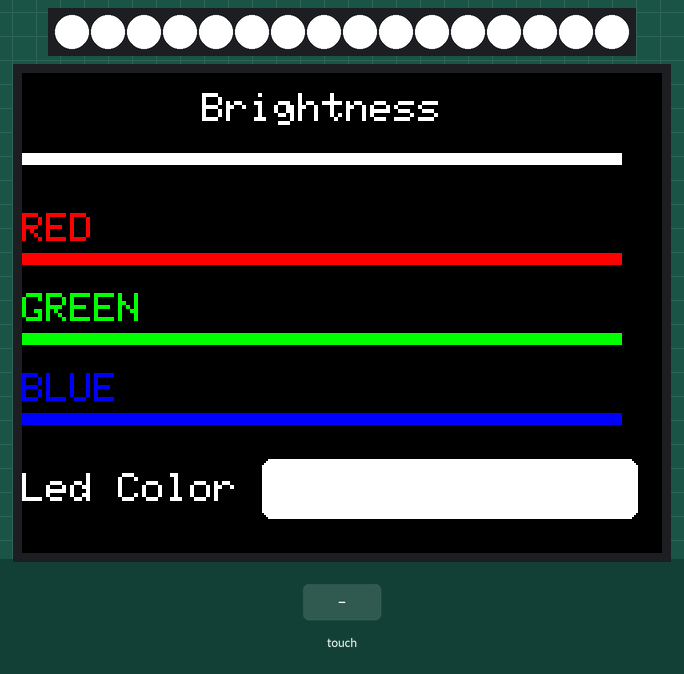
This sketch was run on a simulated Arduino Uno, built with avr-gcc and run on an emulated ATmega328P. On the bench: 16 RGB LEDs in strip order, left to right, 320×240 colour display. The test bench sets the inputs (shaded band).

Above: at 1.3 s.
1.4 s: touch panel pressed at 38 % / 10 % of its raw x / y range
3.0 s: touch panel pressed at 38 % / 30 % of its raw x / y range
At 4.3 s:
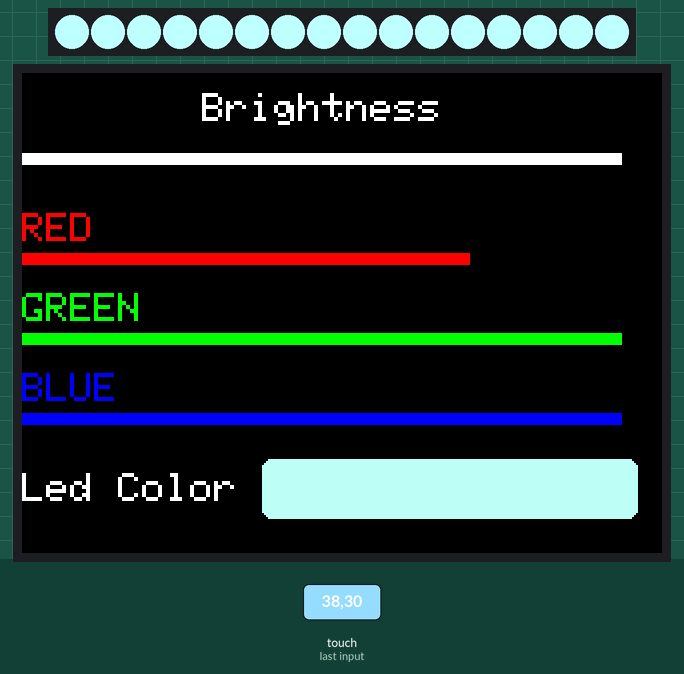
4.6 s: touch panel pressed at 38 % / 50 % of its raw x / y range
At 5.5 s:
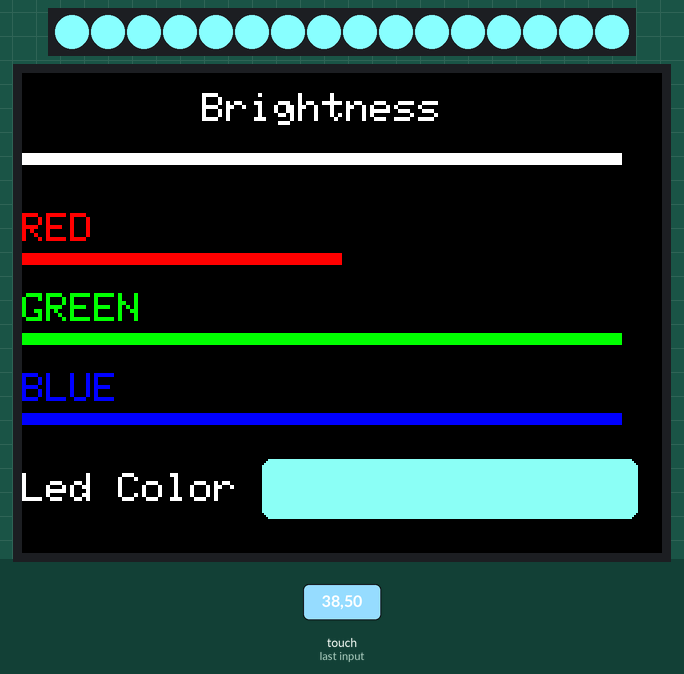
6.2 s: touch panel pressed at 38 % / 70 % of its raw x / y range
At 7.5 s:
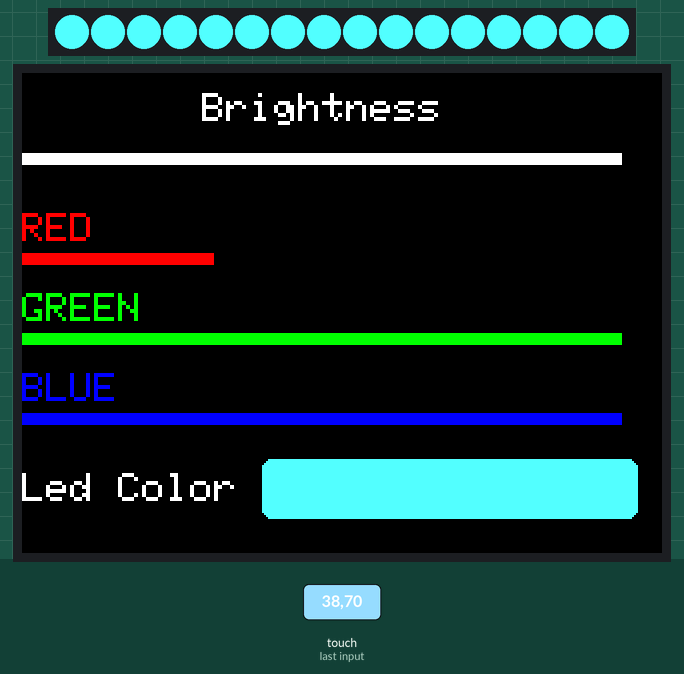
7.8 s: touch panel pressed at 38 % / 90 % of its raw x / y range
At 9.0 s:
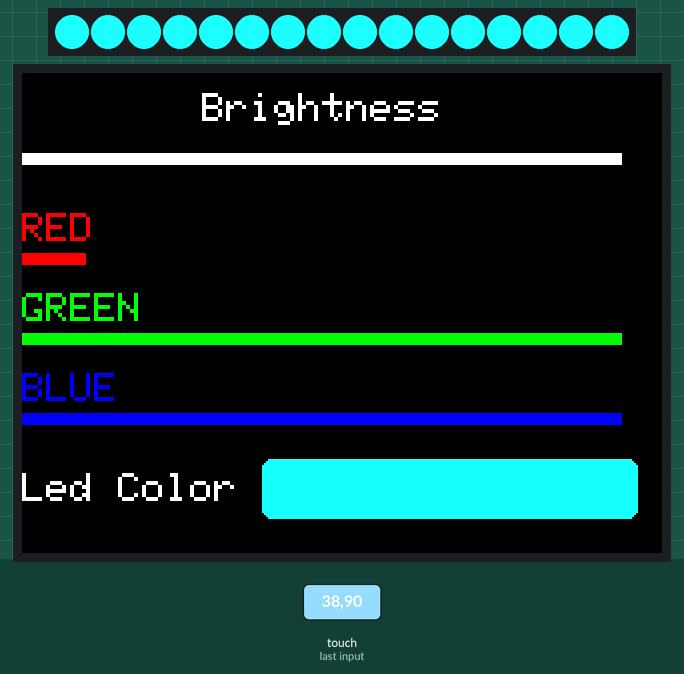
9.4 s: touch panel pressed at 38 % / 10 % of its raw x / y range
At 10.8 s:
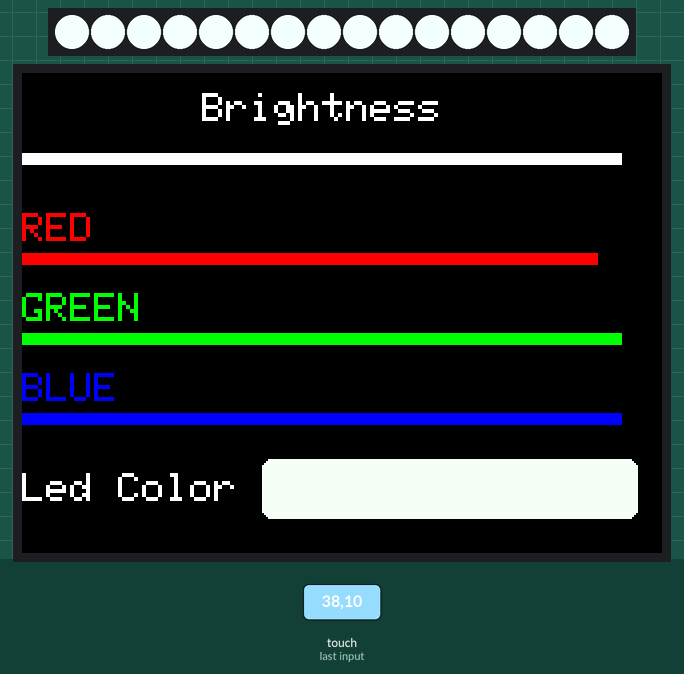
Timing chart, 0 to 12.0 s (numbered marks = the images above; inputs shaded):
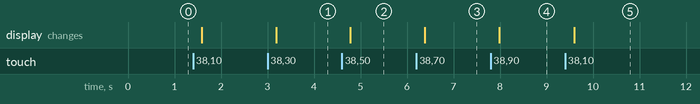

The sketch:

code.ino
```cpp
#include <Adafruit_GFX.h>
#include <SPI.h>
#include <Adafruit_ILI9341.h>
#include <Arduino.h>
#include <Adafruit_FT6206.h>
#include <Adafruit_NeoPixel.h>
#include <map>
#include <cmath>
using namespace std;

#define NUMPIXELS 16
#define NEO_PIN 14

Adafruit_NeoPixel pixels(NUMPIXELS, NEO_PIN, NEO_GRB + NEO_KHZ800);

#define TFT_DC 12
#define TFT_CS 13

Adafruit_ILI9341 tft = Adafruit_ILI9341(TFT_CS, TFT_DC);
Adafruit_FT6206 ts = Adafruit_FT6206();


int brightnessBarY = 40;
int redBarY = 90;
int greenBarY = 130;
int blueBarY = 170;

String bar;

int R,G,B,BRIGHT;

boolean tolerateFirstOutBound = false;

int red[8],green[8],blue[8];

std::map<string, string> bin_hex;

void setup() {
  bin_hex["0000"] = "0";
  bin_hex["0001"] = "1";
  bin_hex["0010"] = "2";
  bin_hex["0011"] = "3";
  bin_hex["0100"] = "4";
  bin_hex["0101"] = "5";
  bin_hex["0110"] = "6";
  bin_hex["0111"] = "7";
  bin_hex["1000"] = "8";
  bin_hex["1001"] = "9";
  bin_hex["1010"] = "A";
  bin_hex["1011"] = "B";
  bin_hex["1100"] = "C";
  bin_hex["1101"] = "D";
  bin_hex["1110"] = "E";
  bin_hex["1111"] = "F";

  Serial.begin(115200);

  pixels.begin();
  tft.begin();
  ts.begin();

  tft.setRotation(1);
  tft.setTextSize(2);

  display();

  R = 255;
  G = 255;
  B = 255;
  BRIGHT = 255;

  pixels.setBrightness(BRIGHT);
}

void loop() {


  if(ts.touched()){
    barClicked();
    if(bar=="red"){
      modulateRed();
    }else if(bar=="green"){
      modulateGreen();
    }else if(bar=="blue"){
      modulateBlue();
    }else if(bar=="brightness"){
      modulateBrightness();
    }
    bar = "";
  }

  tolerateFirstOutBound = false;

  lightLamp();
}

void barClicked(){
  TS_Point p = ts.getPoint();
  p.x = ::map(p.x, 0, 240, 240, 0);
  p.y = ::map(p.y, 0, 320, 320, 0);
  int x = tft.width() - p.y;
  int y = p.x;
  int redY = redBarY-3;
  int greenY = greenBarY-3;
  int blueY = blueBarY-3;
  int brightnessY = brightnessBarY-3;

  for(int i = 0; i < 12 ; i++){

    ++redY;
    ++greenY;
    ++blueY;
    ++brightnessY;

    if(redY == y){
      bar = "red";
    }else if(greenY == y){
      bar = "green";
    }else if(blueY == y){
      bar = "blue";
    }else if(brightnessY == y){
      bar = "brightness";
    }
  }
}

void display(){

  brightnessInput();

  redInput();

  greenInput();

  blueInput();

  displayColorOnScreen();
}

void brightnessInput(){
  tft.setCursor(90,10);
  tft.setTextColor(ILI9341_WHITE);
  tft.println("Brightness");

  tft.fillRect(0, brightnessBarY, 300, 6,ILI9341_WHITE);
}

void redInput(){
  tft.setCursor(0, 70);
  tft.setTextColor(ILI9341_RED);
  tft.println("RED");

  tft.fillRect(0, redBarY, 300, 6, ILI9341_RED);
}

void greenInput(){
  tft.setCursor(0, 110);
  tft.setTextColor(ILI9341_GREEN);
  tft.println("GREEN");

  tft.fillRect(0, greenBarY, 300, 6, ILI9341_GREEN);
}

void blueInput(){
  tft.setCursor(0, 150);
  tft.setTextColor(ILI9341_BLUE);
  tft.println("BLUE");

  tft.fillRect(0, blueBarY, 300, 6, ILI9341_BLUE);
}

void displayColorOnScreen(){
  tft.setCursor(0, 200);
  tft.setTextColor(ILI9341_WHITE);
  tft.println("Led Color");

  tft.fillRoundRect(120, 193, 188, 30, 5, ILI9341_WHITE);
}

void modulateRed(){
  while(ts.touched()){
    TS_Point p = ts.getPoint();
    p.y = ::map(p.y, 0, 320, 320, 0);
    int x = tft.width() - p.y;
    int X_axis = x;
    x = ::map(x, 0, 300, 0, 255);
    if(x >255){
      x = 255;
    }

    R = x;

    lightLamp();

    updateRedBar(X_axis);

    updateColorOnScreen();
  }
}

void updateRedBar(int x){
  if(x <= 300){
    tft.fillRect(0, 90, 300, 6, ILI9341_BLACK);
    tft.fillRect(0, 90, x, 6, ILI9341_RED);
  }else if(!tolerateFirstOutBound){
    tolerateFirstOutBound = true;
    tft.fillRect(0, 90, 300, 6, ILI9341_BLACK);
    tft.fillRect(0, 90, 300, 6, ILI9341_RED);
  }
}

void modulateGreen(){
  while(ts.touched()){
    TS_Point p = ts.getPoint();
    p.y = ::map(p.y, 0, 320, 320, 0);
    int x = tft.width() - p.y;
    int X_axis = x;

    x = ::map(x, 0, 300, 0, 255);
    if(x >255){
      x = 255;
    }

    G = x;

    lightLamp();

    updateGreenBar(X_axis);

    updateColorOnScreen();
  }
}

void updateGreenBar(int x){
  if(x <= 300){
    tft.fillRect(0, 130, 300, 6, ILI9341_BLACK);
    tft.fillRect(0, 130, x, 6, ILI9341_GREEN);
  }else if(!tolerateFirstOutBound){
    tolerateFirstOutBound = true;
    tft.fillRect(0, 130, 300, 6, ILI9341_BLACK);
    tft.fillRect(0, 130, 300, 6, ILI9341_GREEN);
  }
}

void modulateBlue(){
  while(ts.touched()){
    TS_Point p = ts.getPoint();
    p.y = ::map(p.y, 0, 320, 320, 0);
    int x = tft.width() - p.y;
    int X_axis = x;

    x = ::map(x, 0, 300, 0, 255);
    if(x >255){
      x = 255;
    }

    B = x;

    updateBlueBar(X_axis);

    updateColorOnScreen();

    lightLamp();
  }
}

void updateBlueBar(int x){
  if(x <= 300){
    tft.fillRect(0, 170, 300, 6, ILI9341_BLACK);
    tft.fillRect(0, 170, x, 6, ILI9341_BLUE);
  }else if(!tolerateFirstOutBound){
    tolerateFirstOutBound = true;
    tft.fillRect(0, 170, 300, 6, ILI9341_BLACK);
    tft.fillRect(0, 170, 300, 6, ILI9341_BLUE);
  }
}

void modulateBrightness(){
  while(ts.touched()){
    TS_Point p = ts.getPoint();
    p.y = ::map(p.y, 0, 320, 320, 0);
    int x = tft.width() - p.y;
    int X_axis = x;

    x = ::map(x, 0, 300, 0, 255);
    if(x >255){
      x = 255;
    }

    BRIGHT = x;

    updateBrightnessBar(X_axis);

    updateColorOnScreen();

    pixels.setBrightness(BRIGHT);
  }
}

void updateBrightnessBar(int x){
  if(x <= 300){
    tft.fillRect(0, 40, 300, 6, ILI9341_BLACK);
    tft.fillRect(0, 40, x, 6, ILI9341_WHITE);
  }else if(!tolerateFirstOutBound){
    tolerateFirstOutBound = true;
    tft.fillRect(0, 40, 300, 6, ILI9341_BLACK);
    tft.fillRect(0, 40, 300, 6, ILI9341_WHITE);
  }
}

void updateColorOnScreen(){
  decimalToBinary(R, red);
  decimalToBinary(G, green);
  decimalToBinary(B, blue);

  int color[16];
  int counter = -1;

  for(int i= 3;i < 8;i++){
    color[++counter] = blue[i];
  }
  for(int i=2;i < 8;i++){
    color[++counter] = green[i];
  }
  for(int i= 3;i < 8;i++){
    color[++counter] = red[i];
  }

  uint16_t finalColor = binarytoDecimal(color);

  tft.fillRoundRect(120, 193, 188, 30, 5, finalColor);
}

void lightLamp(){
  for (int i = 0; i < NUMPIXELS; i++) {
    pixels.setPixelColor(i, pixels.Color(R, G, B));
    pixels.show();
  }
}

void decimalToBinary(int n, int* arr){
  int i = 0;
  for(int i = 0;i < 8;i++){
    if(n >= 1){
      arr[i] = n % 2;
      n = n/2;
    }else{
      arr[i] = 0;
    }
  }
}

uint16_t binarytoDecimal(int *arr){
  uint16_t color = 0;
  for(int i = 0; i < 16 ; i++){
    if(arr[i] == 1){
      color += pow(2,i);
    }
  }
  return color;
}
```

Measured:
- after the input at 3.0 s, the display: changes after 0.19 s (image 1)
- after the input at 4.6 s, the display: changes after 0.18 s (image 2)
- after the input at 6.2 s, the display: changes after 0.18 s (image 3)
- after the input at 7.8 s, the display: changes after 0.18 s (image 4)
- after the input at 9.4 s, the display: changes after 0.20 s (image 5)
